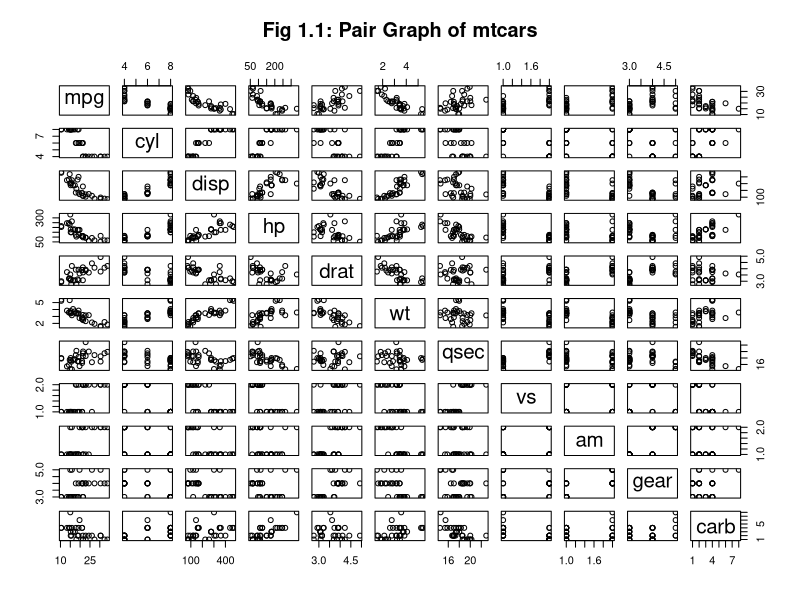
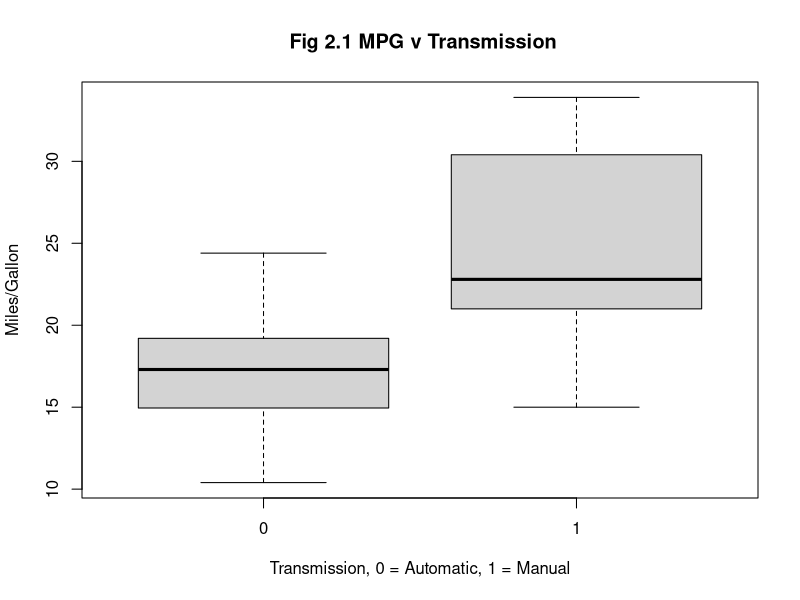
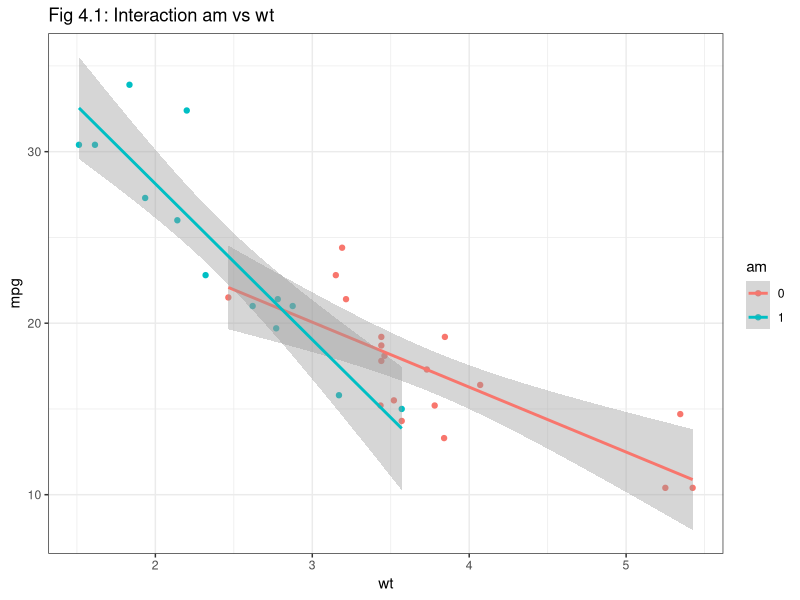
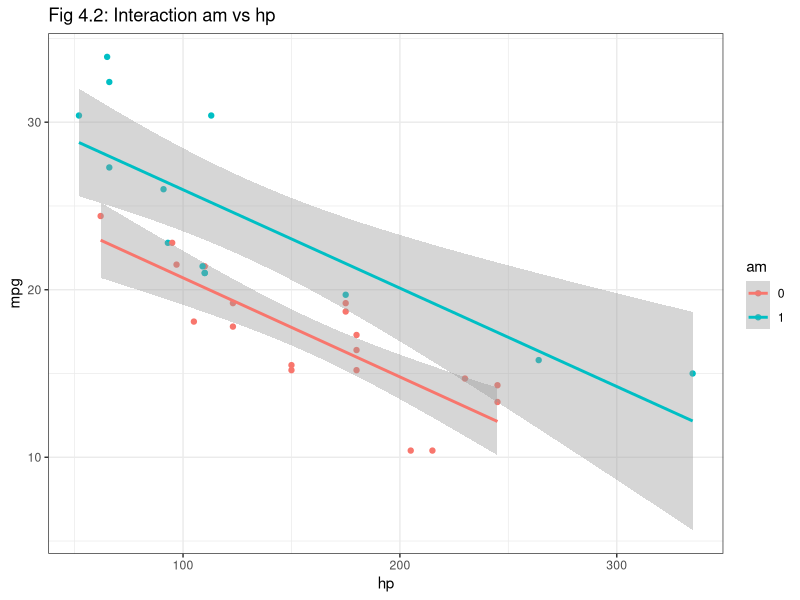
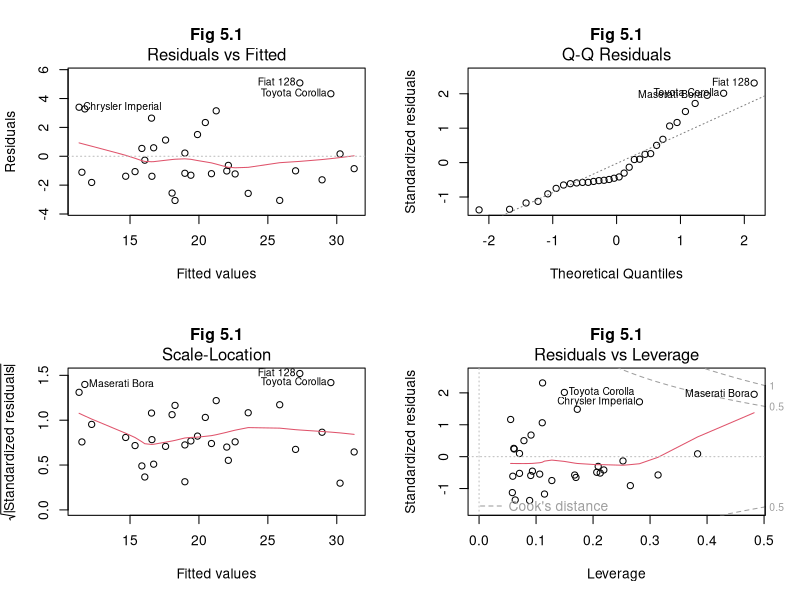

The R script that drew these images, in order:
## ---- chunk 1
data(mtcars)
library(ggplot2)
mtcars$vs <- factor(mtcars$vs)
mtcars$am <- factor(mtcars$am)
## ---- chunk 2
test <- t.test(mpg~am, data=mtcars)
## ---- chunk 3
fit_am <- lm(mpg~am, data=mtcars)
summary(fit_am)$coef
## ---- chunk 4
fit_all <- lm(mpg~., data=mtcars)
summary(fit_all)
## ---- chunk 5
fit_step <- step(fit_all)
summary(fit_step)
## ---- chunk 6
fit1 <- lm(mpg ~ wt + am + hp, data = mtcars)
summary(fit1)
## ---- chunk 7
fit_final <- lm(mpg ~ am + hp + wt + wt:am, mtcars)
summary(fit_final)
## ---- chunk 8
pairs(mtcars,  main="Fig 1.1: Pair Graph of mtcars")
## ---- chunk 9
boxplot(mpg~am, data=mtcars,xlab="Transmission, 0 = Automatic, 1 = Manual", ylab="Miles/Gallon",
        main=" Fig 2.1 MPG v Transmission")
## ---- chunk 10
t.test(mpg~am, data=mtcars)
## ---- chunk 11
fit_am <- lm(mpg ~ am, data=mtcars)
summary(fit_am)$coef
## ---- chunk 12
fit_all <- lm(mpg ~ ., data=mtcars)
summary(fit_all)$coef
## ---- chunk 13
fit_step <- step(fit_all)
## ---- chunk 14
summary(fit_step)$coef
## ---- chunk 15
fit1 <- lm(mpg ~ wt + am + hp, data = mtcars)
summary(fit1)$coef
## ---- chunk 16
g1 <- ggplot(data=mtcars, aes(x=wt, y=mpg, colour=am)) + geom_point() + stat_smooth(method="lm") + labs(title="Fig 4.1: Interaction am vs wt") + theme_bw() 
g1
## ---- chunk 17
g1 <- ggplot(data=mtcars, aes(x=hp, y=mpg, colour=am)) + 
geom_point() + stat_smooth(method="lm") + labs(title="Fig 4.2: Interaction am vs hp") + theme_bw()
g1
## ---- chunk 18
fit_final <- lm(mpg ~ am + hp + wt + wt:am, mtcars)
summary(fit_final)$coef
## ---- chunk 19
anova(fit_am, fit1, fit_final)
dfbetas(fit_final)["Maserati Bora",1]

## ---- chunk 20
par(mfrow = c(2, 2))
plot(fit_final, main = "Fig 5.1")
